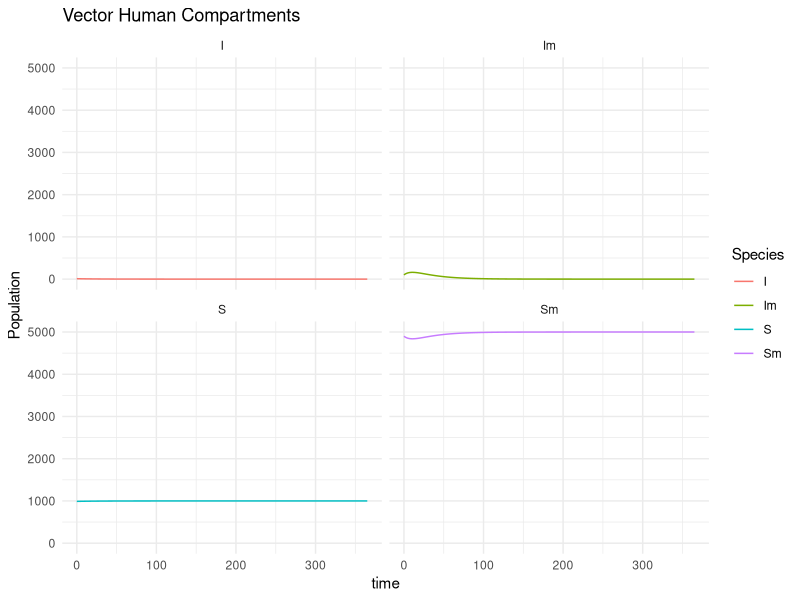
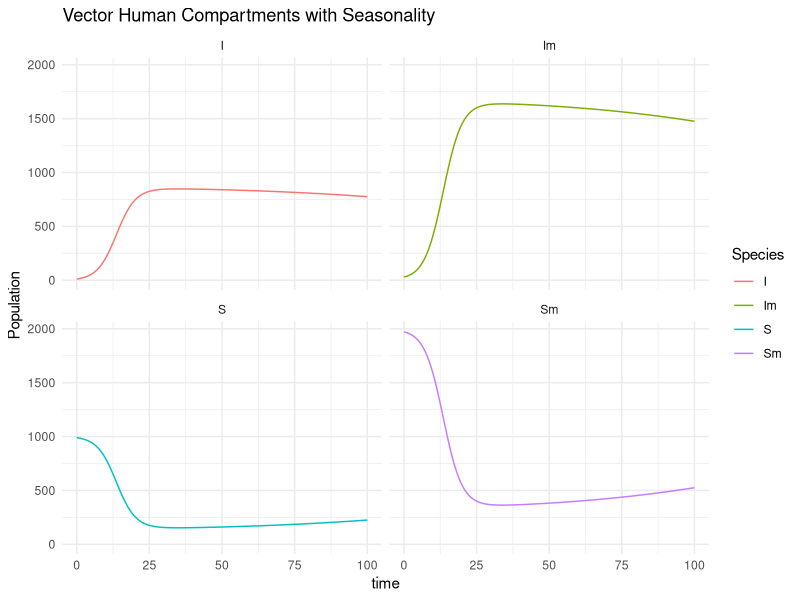

These figures' R source, in order:
library(tidyverse)
library(deSolve)

### Define the model equations ###
vector_human <- function(t, x, parms) {
  with(as.list(c(parms, x)), {
    
    # Total Populations
    M <- Sm + Im
    H <- S + I
    
    # Vector Equations
    dSm <- mu * M - beta * I / H * Sm - mu * Sm
    dIm <- beta * I / H * Sm - mu * Im
    
    # Human Equations
    dS <- -alpha * Im / H * S + gamma * I
    dI <- alpha * Im / H * S - gamma * I
    
    output <- c(dSm, dIm, dS, dI)
    list(output)
  })
}

# Initialize the compartments
start <- c(
  Sm = 4900,
  Im = 100,
  S = 990,
  I = 10
)

# Define parameters
parms <- c(
  mu = 0.1,
  alpha = (0.3*0.01*0.03),
  beta = 0.5,
  gamma = 1/25
)

# Define time interval
times <- seq(0, 365)

# Solve vector equations
Vector_model <- ode(
  times = times,
  parms = parms,
  func = vector_human,
  y = start
)
View(Vector_model)
# Plotting the results
vmplot <- as_tibble(as.data.frame(Vector_model)) %>%
  pivot_longer(names_to = "variable", cols = !1)

vmplot %>%
  group_by(variable) %>%
  ggplot(aes(x = time, y = value, colour = variable)) +  
  geom_line() +  
  theme_minimal() +
  labs(title = "Vector Human Compartments", y = "Population", colour = "Species") +
  facet_wrap(~variable)

# Adding seasonality to the model
### Definition of equations
vector_human_seas <- function(t, x, parms) {
  with(as.list(c(parms, x)), {
    
    # Total Population
    M = Sm + Im
    H = S + I
    
    # Adding seasonality
    seas <- 1 + amp * cos(2 * pi * (t / 365 - phi))  # 
    
    # Vector Equations
    dSm <- mu * M - seas * beta * I / H * Sm - mu * Sm
    dIm <- seas * beta * I / H * Sm - mu * Im   
    
    # Human equations
    dS <- -seas * alpha * Im / H * S + gamma * I
    dI <- seas * alpha * Im / H * S - gamma * I
    
    output <- c(dSm, dIm, dS, dI)
    list(output)    
  })
}

# Initialization:Initial conditions
start <- c(
  Sm = 1970,
  Im = 30,
  S = 990,
  I = 10
)

# Add new parameter
parms <- c(
  mu = 1/15,
  beta = 0.25,
  alpha = 0.12,
  amp = 0.5,
  gamma = 1/20,
  phi = 1
)

# Define time interval
times <- seq(0, 100, 0.1)

# Solve vector equations
Vector_model_seas <- ode(
  times = times,
  parms = parms,
  func = vector_human_seas,
  y = start
)

# Plotting the results
vmplot <- as_tibble(as.data.frame(Vector_model_seas)) %>%
  pivot_longer(names_to = "variable", cols = !1)

vmplot %>%
  group_by(variable) %>%
  ggplot(aes(x = time, y = value, colour = variable)) +  
  geom_line() +  
  theme_minimal() +
  labs(title = "Vector Human Compartments with Seasonality", y = "Population", colour = "Species") +
  facet_wrap(~variable)
